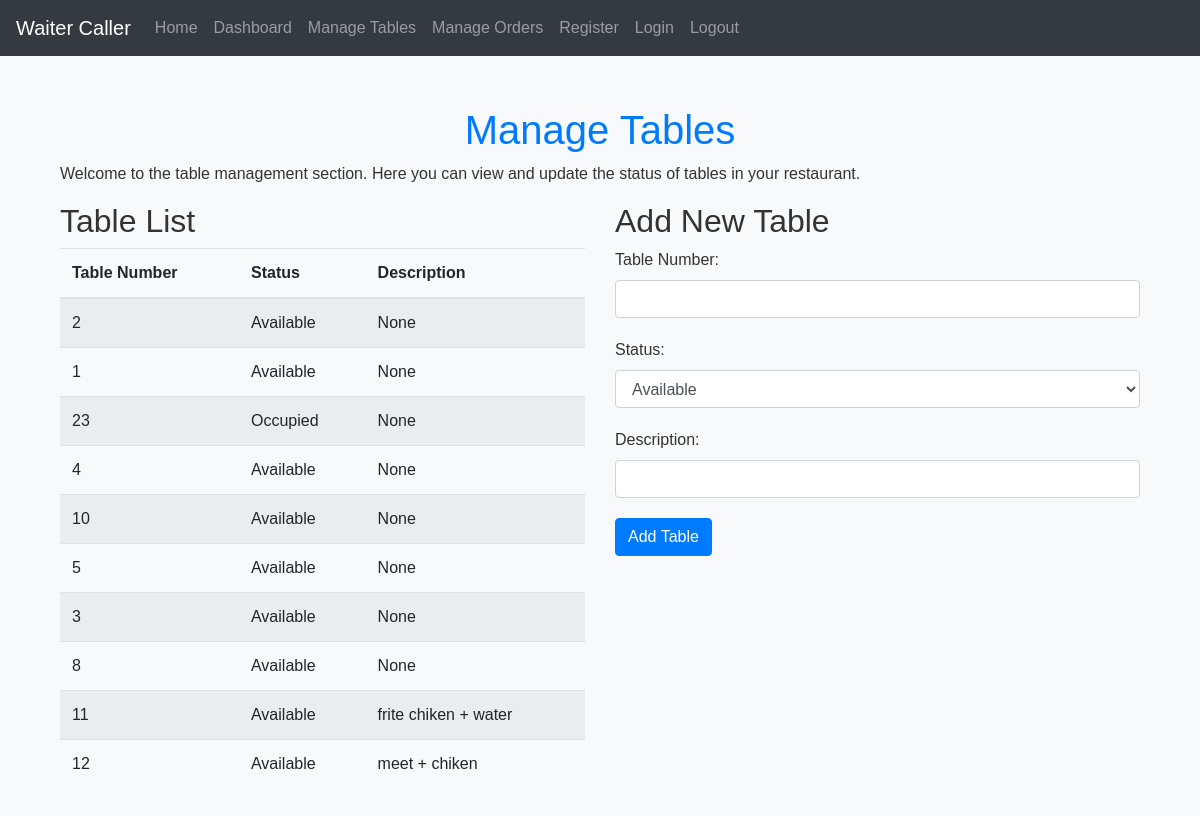
Page /manage_tables (signed in) on the earlier database version.
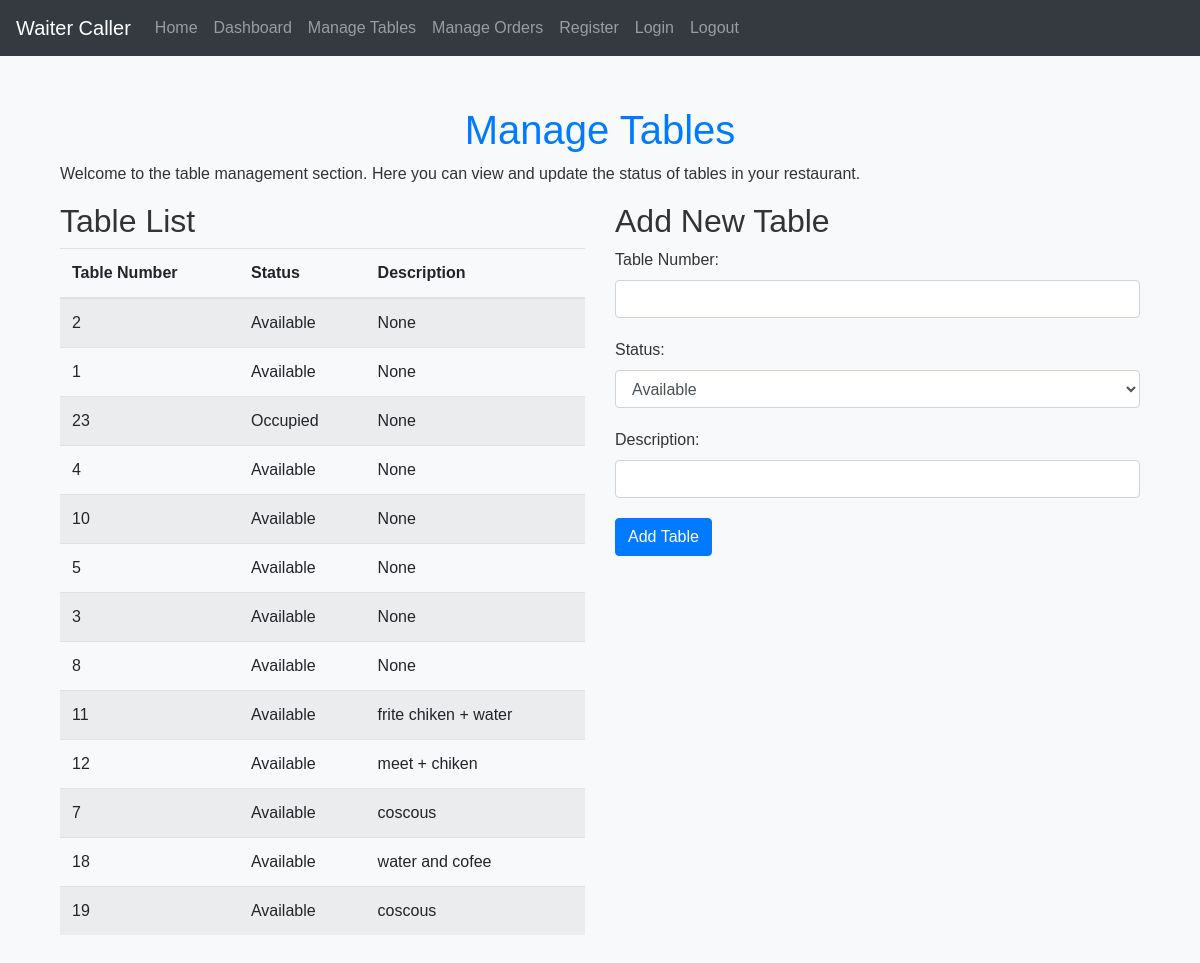
Same page on the later database version.
### app.py (models this page shows, shortened)
class Table(db.Model):
    id = db.Column(db.Integer, primary_key=True)
    table_number = db.Column(db.Integer, unique=True, nullable=False)
    status = db.Column(db.String(20), nullable=False)
    description = db.Column(db.String(200), nullable=True)  # Ensure this column exists

### app.py (the view, shortened to what this page needs)
@app.route('/manage_tables', methods=['GET', 'POST'])
def manage_tables():
    if 'user_id' not in session:
        return redirect(url_for('login'))
    tables = Table.query.all()
    return render_template('manage_tables.html', tables=tables)

### templates/manage_tables.html (shortened to what this page needs)
{% extends 'base.html' %}
{% block content %}
<div class="container mt-5">
    <h1 class="text-center">Manage Tables</h1>
    <p>Welcome to the table management section. Here you can view and update the status of tables in your restaurant.</p>
    <div class="row">
        <div class="col-md-6">
            <h2>Table List</h2>
            <table class="table table-striped">
                <thead>
                    <tr>
                        <th>Table Number</th>
                        <th>Status</th>
                        <th>Description</th>
                    </tr>
                </thead>
                <tbody>
                    {% for table in tables %}
                        <tr>
                            <td>{{ table.table_number }}</td>
                            <td>{{ table.status }}</td>
                            <td>{{ table.description }}</td>
                        </tr>
                    {% endfor %}
                </tbody>
            </table>
        </div>
        <div class="col-md-6">
            <h2>Add New Table</h2>
            <form method="POST" action="{{ url_for('manage_tables') }}">
                <div class="form-group">
                    <label for="table_number">Table Number:</label>
                    <input type="number" class="form-control" id="table_number" name="table_number" required>
                </div>
                <div class="form-group">
                    <label for="status">Status:</label>
                    <select class="form-control" id="status" name="status" required>
                        <option value="Available">Available</option>
                    </select>
                </div>
                <div class="form-group">
                    <label for="description">Description:</label>
                    <input type="text" class="form-control" id="description" name="description">
                </div>
                <button type="submit" class="btn btn-primary">Add Table</button>
            </form>
        </div>
    </div>
</div>
{% endblock %}

Differences in the rows shown:
added Table: table_number "7", status "Available", description "coscous"
added Table: table_number "18", status "Available", description "water and cofee"
added Table: table_number "19", status "Available", description "coscous"
